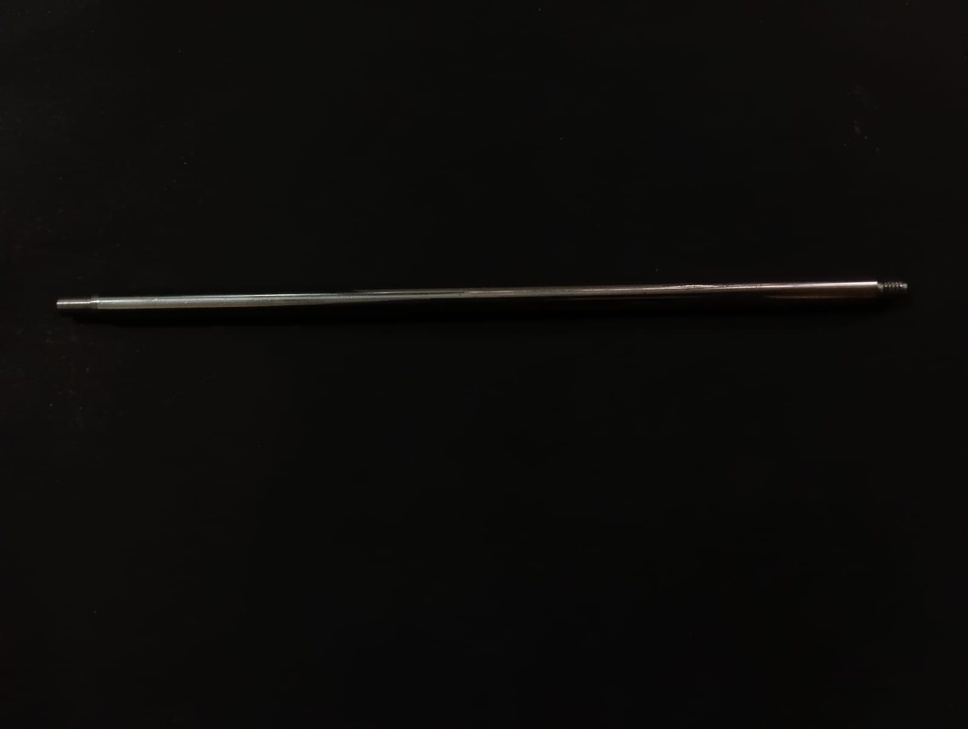
#> input picture dataset/2.jpeg, 968 x 729 px, shrunk from 1600 x 1204 before the run
$ python vertical.py
#> lines starting #> are read from the running program, lines starting #| are printed output that depends on the picture; after the words box and inside, x2 and y2 are one past the last pixel; in counts of white or black regions, pixels touching at a corner belong together
import cv2
import numpy as np

# Read the image
image = cv2.imread('dataset/2.jpeg')
#> image is the input picture: shape (729, 968, 3); mean B, G, R 9.9, 11.7, 12.4

# Convert to grayscale
gray = cv2.cvtColor(image, cv2.COLOR_BGR2GRAY)

# Apply edge detection
edges = cv2.Canny(gray, 50, 150, apertureSize=3)
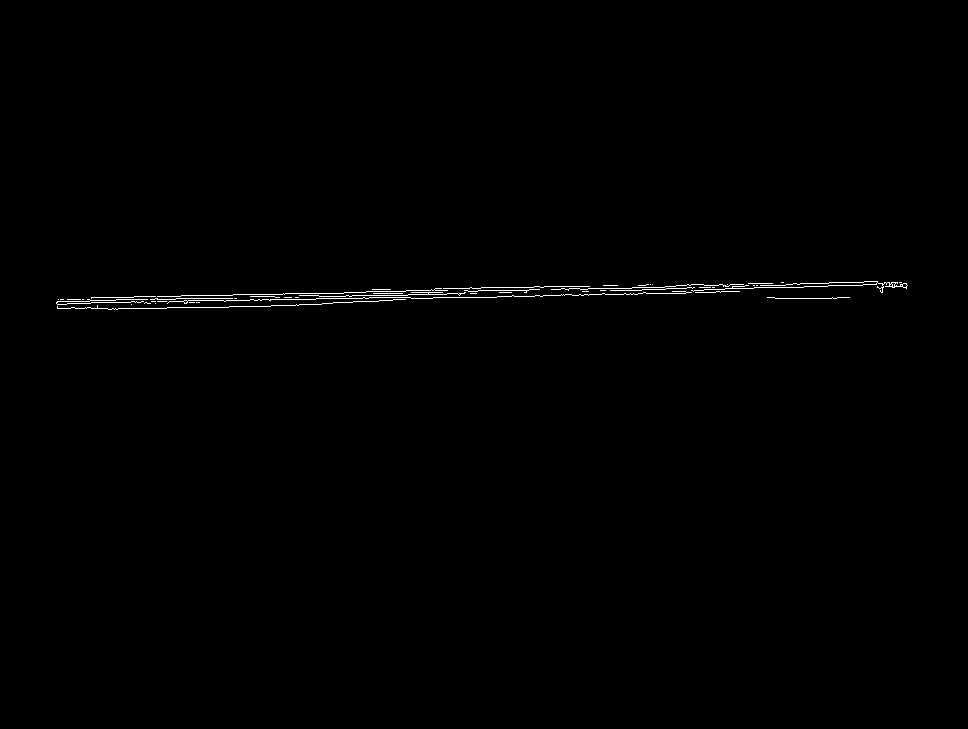
#> edges: shape (729, 968); 0.43% white in thin lines or dots, all inside (x1, y1, x2, y2) = (56, 281, 908, 310)
cv2.imshow('edges',edges)
# Detect lines using Hough Transform
lines = cv2.HoughLines(edges, 1, np.pi / 180, 200)
#> lines = [[304, 1.55], [299, 1.55], [314, 1.54], [301, 1.55], [309, 1.54], [296, 1.55]]

# Draw the detected lines on the original image
if lines is not None:
    for line in lines:
        rho, theta = line[0]
        # Filter for horizontal lines (theta near 0 or pi)
        if (theta < np.pi / 180 * 10) or (theta > np.pi / 180 * 170):
            a = np.cos(theta)
            b = np.sin(theta)
            x0 = a * rho
            y0 = b * rho
            x1 = int(x0 + 1000 * (-b))
            y1 = int(y0 + 1000 * (a))
            x2 = int(x0 - 1000 * (-b))
            y2 = int(y0 - 1000 * (a))
            cv2.line(image, (x1, y1), (x2, y2), (0, 255, 0), 2)
#> this loop made 6 passes

# Display the result
cv2.imshow('Horizontal Lines Detected', image)
cv2.waitKey(0)
cv2.destroyAllWindows()

$ run again, with dataset/1.jpeg copied over dataset/2.jpeg
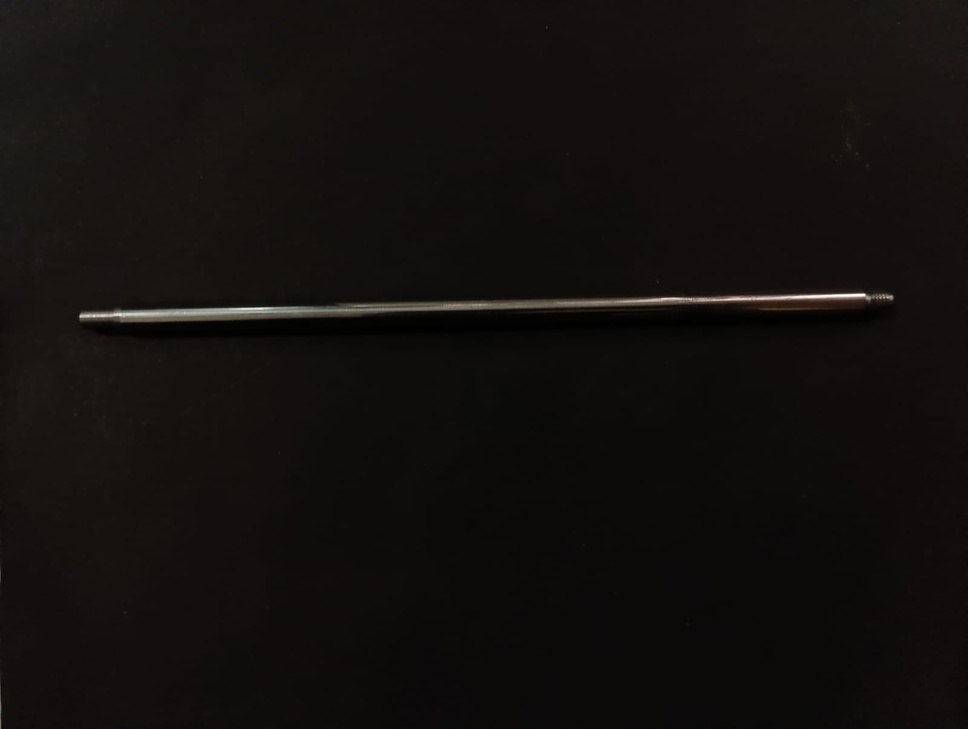
#> input picture dataset/1.jpeg, 968 x 729 px, shrunk from 1600 x 1204 before the run
#> image is the input picture: shape (729, 968, 3); mean B, G, R 13.9, 15.8, 18.6
#> `edges = cv2.Canny(gray, 50, 150, apertureSize=3)`:
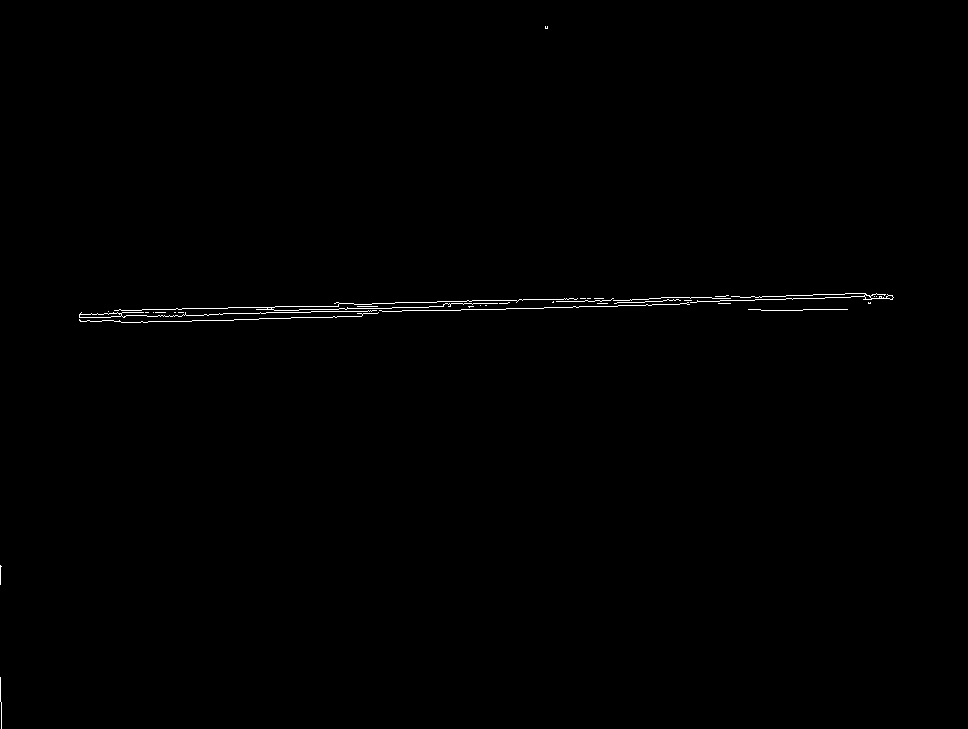
#> edges: shape (729, 968); 0.38% white in thin lines or dots, all inside (x1, y1, x2, y2) = (0, 26, 894, 729)
#> lines = [[317, 1.55], [326, 1.54], [309, 1.55], [321, 1.54], [312, 1.55]]
#> the loop `for line in lines:` made 5 passes

$ run again, with dataset/11.jpeg copied over dataset/2.jpeg
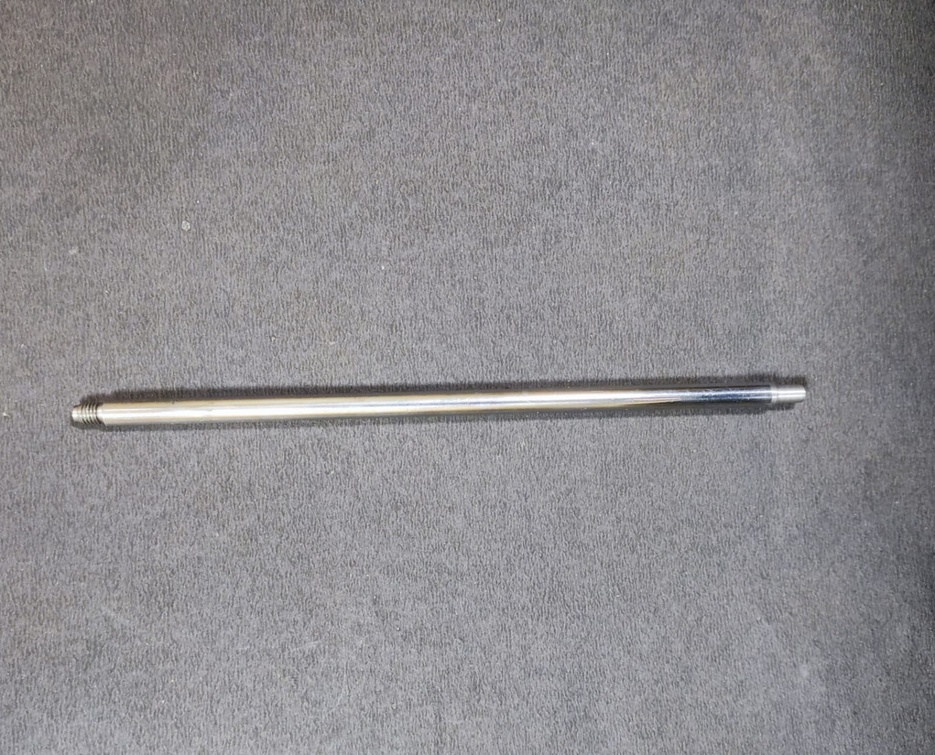
#> input picture dataset/11.jpeg, 935 x 755 px, shrunk from 1600 x 1291 before the run
#> image is the input picture: shape (755, 935, 3); mean B, G, R 144.1, 140.9, 143
#> `edges = cv2.Canny(gray, 50, 150, apertureSize=3)`:
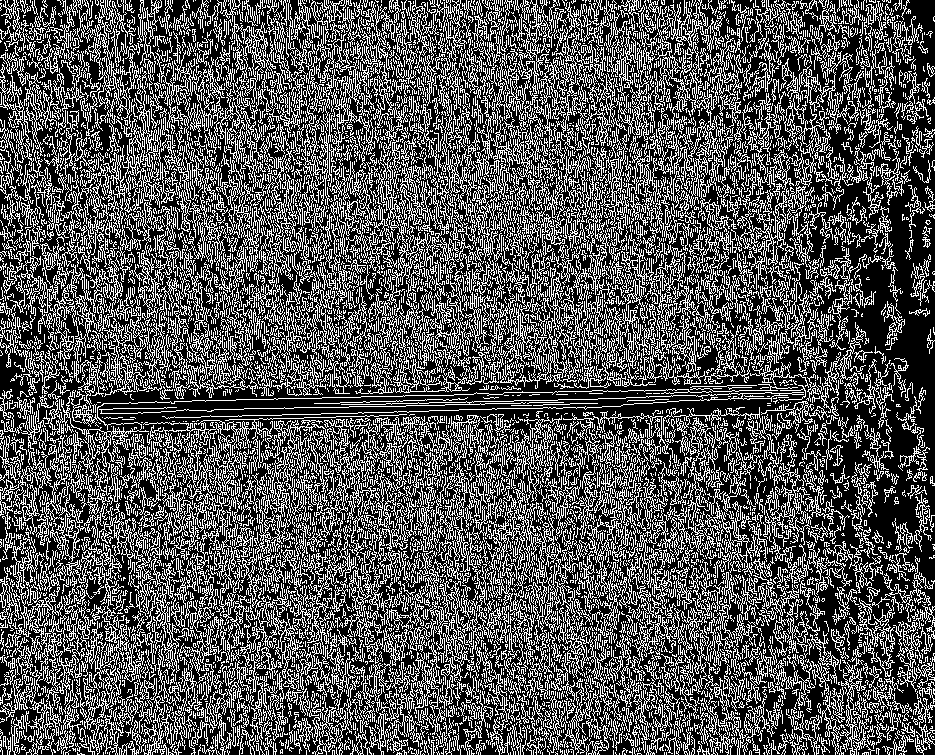
#> edges: shape (755, 935); 33.2% white in thin lines or dots
#> the loop `for line in lines:` made 24029 passes
#> (rho, theta) on passes 1 to 3: (559, 0.785), (593, 0.785), (556, 0.785)
#> after the loop `for line in lines:`:
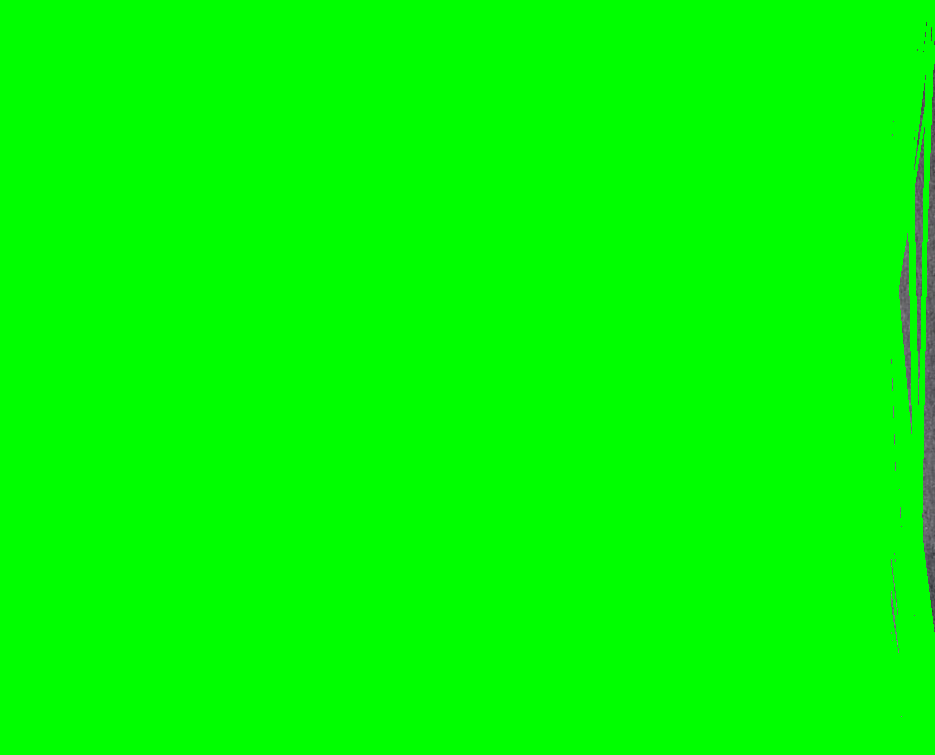
#> image: shape (755, 935, 3); mean B, G, R 1.1, 253.4, 1
